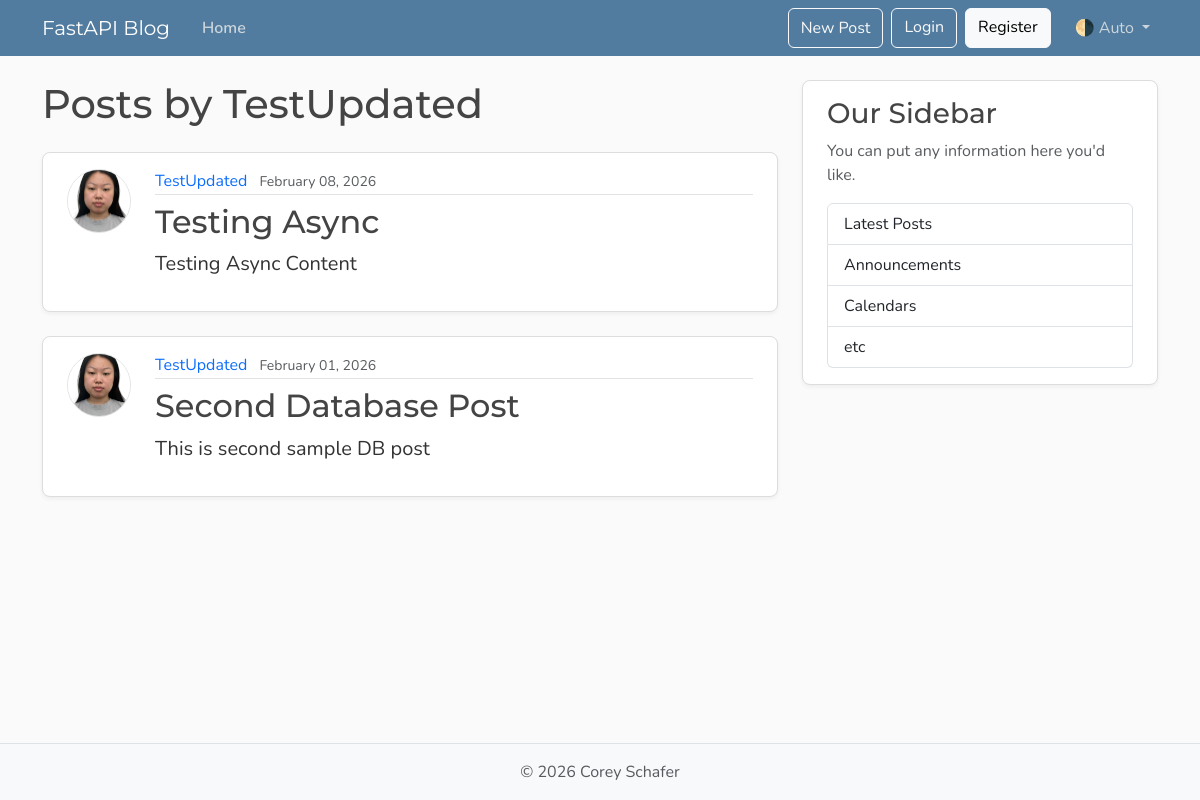
Before: /users/1/posts with the older database file.
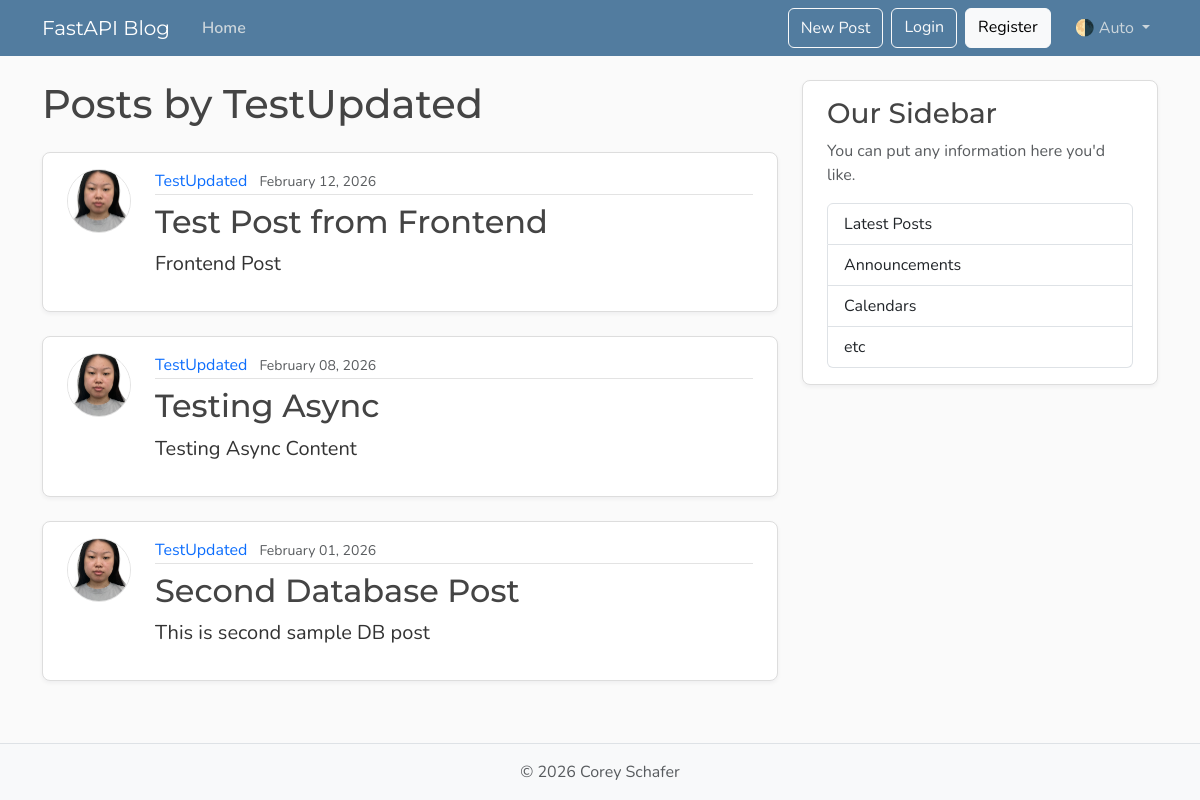
After: the same page with the newer database file.
### models.py (models this page shows, shortened)
class User(Base):
    __tablename__ = "users"
    id: Mapped[int] = mapped_column(Integer, primary_key=True, index=True)
    username: Mapped[str] = mapped_column(String(50), unique=True, nullable=False)
    email: Mapped[str] = mapped_column(String(120), unique=True, nullable=False)
    image_file: Mapped[str | None] = mapped_column(
        String(200),
        nullable=True,
        default=None,
    )
    posts: Mapped[list[Post]] = relationship(back_populates="author", cascade="all, delete-orphan") # when user delete, delete all posts too

class Post(Base):
    __tablename__ = "posts"
    id: Mapped[int] = mapped_column(Integer, primary_key=True, index=True)
    title: Mapped[str] = mapped_column(String(100), nullable=False)
    content: Mapped[str] = mapped_column(Text, nullable=False)
    user_id: Mapped[int] = mapped_column(
        ForeignKey("users.id"),
        nullable=False,
        index=True,
    )
    date_posted: Mapped[datetime] = mapped_column(
        DateTime(timezone=True),
        default=lambda: datetime.now(UTC),
    )
    author: Mapped[User] = relationship(back_populates="posts")

### main.py (the view)
@app.get("/users/{user_id}/posts", include_in_schema=False, name="user_posts")
async def user_posts_page(
    request: Request,
    user_id: int,
    db: Annotated[AsyncSession, Depends(get_db)],
):
    result = await db.execute(select(models.User).where(models.User.id == user_id))
    user = result.scalars().first()
    if not user:
        raise HTTPException(
            status_code=status.HTTP_404_NOT_FOUND,
            detail="User not found",
        )
    result = await db.execute(
        select(models.Post)
        .options(selectinload(models.Post.author))
        .where(models.Post.user_id == user_id)
        .order_by(models.Post.date_posted.desc()),
    )
    posts = result.scalars().all()
    return templates.TemplateResponse(
        request,
        "user_posts.html",
        {"posts": posts, "user": user, "title": f"{user.username}'s Posts"},
    )

### templates/user_posts.html
{% extends "layout.html" %}
{% block content %}
  <h1 class="mb-4">Posts by {{ user.username }}</h1>
  {% for post in posts %}
    <article class="content-section py-3 px-4 mb-4">
      <div class="d-flex align-items-start gap-4">
        <img class="rounded-circle article-img flex-shrink-0"
             src="{{ post.author.image_path }}"
             alt="{{ post.author.username }}'s profile picture"
             width="64"
             height="64"
             loading="lazy">
        <div class="flex-grow-1">
          <div class="article-metadata mb-2">
            <a class="me-2"
               href="{{ url_for('user_posts', user_id=post.author.id) }}">{{ post.author.username }}</a>
            <small class="text-body-secondary">{{ post.date_posted.strftime("%B %d, %Y") }}</small>
          </div>
          <h2>
            <a class="article-title"
               href="{{ url_for('post_page', post_id=post.id) }}">{{ post.title }}</a>
          </h2>
          <p class="article-content">{{ post.content }}</p>
        </div>
      </div>
    </article>
  {% else %}
    <p class="text-body-secondary">No posts by this user yet.</p>
  {% endfor %}
{% endblock content %}

### templates/layout.html (shortened to what this page needs)
<!DOCTYPE html>
<html lang="en">
    <head>
        <link href="https://cdn.jsdelivr.net/npm/bootstrap@5.3.8/dist/css/bootstrap.min.css"
              rel="stylesheet"
>
        <link rel="stylesheet"
              type="text/css"
              href="{{ url_for("static", path='css/main.css') }}">
    </head>
    <body class="d-flex flex-column min-vh-100">
        <header class="site-header">
            <nav class="navbar navbar-expand-md bg-steel fixed-top"
                 data-bs-theme="dark">
                <div class="container">
                    <a class="navbar-brand me-4" href="{{ url_for("home") }}">FastAPI Blog</a>
                    <div class="collapse navbar-collapse" id="navbarToggle">
                        <div class="navbar-nav me-auto">
                            <a class="nav-link active"
                               aria-current="page"
                               href="{{ url_for("home") }}">Home</a>
                        </div>
                        <div class="navbar-nav">
                            <button class="btn btn-outline-light mb-2 mb-md-0 me-md-2"
                                    type="button"
                                    data-bs-toggle="modal"
                                    data-bs-target="#createPostModal">New Post</button>
                            <a class="btn btn-outline-light mb-2 mb-md-0 me-md-2" href="#">Login</a>
                            <a class="btn btn-light mb-2 mb-md-0 me-md-3" href="#">Register</a>
                            <div class="nav-item dropdown">
                                <a class="nav-link dropdown-toggle"
                                   href="#"
                                   role="button"
                                   id="bd-theme"
                                   data-bs-toggle="dropdown"
                                   aria-expanded="false">
                                    <span id="bd-theme-text">🌗 Auto</span>
                                </a>
                            </div>
                        </div>
                    </div>
                </div>
            </nav>
        </header>
        <main role="main" class="container">
            <div class="row">
                <div class="col-md-8">
                    {% block content %}
                    {% endblock content %}
                </div>
                <aside class="col-md-4">
                    <div class="content-section py-3 px-4 mb-4">
                        <h3>Our Sidebar</h3>
                        <p class="text-body-secondary">You can put any information here you'd like.</p>
                        <ul class="list-group">
                            <li class="list-group-item">Latest Posts</li>
                            <li class="list-group-item">Announcements</li>
                            <li class="list-group-item">Calendars</li>
                            <li class="list-group-item">etc</li>
                        </ul>
                    </div>
                </aside>
            </div>
        </main>
        <footer class="mt-auto py-3 bg-body-tertiary border-top">
            <div class="container text-center">
                <p class="text-body-secondary mb-0">
                    © <span id="year"></span> Corey Schafer
                </p>
            </div>
        </footer>
    </body>
</html>

### static/css/main.css (style rules this page uses)
:root { --font-heading: "Montserrat", system-ui, -apple-system, BlinkMacSystemFont, sans-serif; --font-body: "Nunito", system-ui, -apple-system, BlinkMacSystemFont, sans-serif; --color-bg-body: #fafafa; --color-bg-content: #ffffff; --color-text-primary: #333333; --color-text-heading: #444444; --color-steel: #527c9f; --color-nav-link: #cbd5db; --color-nav-link-hover: #ffffff; --color-link-hover: #428bca; --color-border: #dddddd; --color-border-light: #e3e3e3; --spacing-xl: 5rem; --article-img-size: 4rem; --account-img-size: 7.813rem; }
body { font-family: var(--font-body); background: var(--color-bg-body); color: var(--color-text-primary); }
main { padding-top: var(--spacing-xl); }
h1, h2, h3, h4, h5, h6 { font-family: var(--font-heading); color: var(--color-text-heading); }
.navbar-brand { font-family: var(--font-heading); }
a { text-decoration: none; }
.bg-steel { background-color: var(--color-steel); }
.site-header .navbar-nav .nav-link { color: var(--color-nav-link); transition: color 0.2s ease-in-out; }
.site-header .navbar-nav .nav-link.active { font-weight: 600; }
.content-section { background: var(--color-bg-content); border: 1px solid var(--color-border); border-radius: 0.5rem; box-shadow: 0 2px 4px rgba(15, 23, 42, 0.05); transition: box-shadow 0.15s ease, transform 0.15s ease, border-color 0.15s ease; }
.article-title { color: var(--color-text-heading); transition: color 0.2s ease-in-out; }
.article-content { white-space: pre-line; font-size: 1.25rem; }
.article-img { height: var(--article-img-size); width: var(--article-img-size); flex-shrink: 0; object-fit: cover; border: 1px solid var(--color-border-light); box-shadow: 0 0 0 2px var(--color-bg-content); }
.article-metadata { padding-bottom: 0.063rem; border-bottom: 1px solid var(--color-border-light); }
.article-metadata a { transition: color 0.2s ease-in-out; }
[data-bs-theme="dark"] { --color-bg-body: #1a1a1a; --color-bg-content: #2d2d2d; --color-text-primary: #e0e0e0; --color-text-heading: #f0f0f0; --color-border: #404040; --color-border-light: #4a4a4a; }

Changed rows visible on the page:
added Post: author.image_path (picture), author.username "TestUpdated", date_posted "February 12, 2026", title "Test Post from Frontend", content "Frontend Post"
